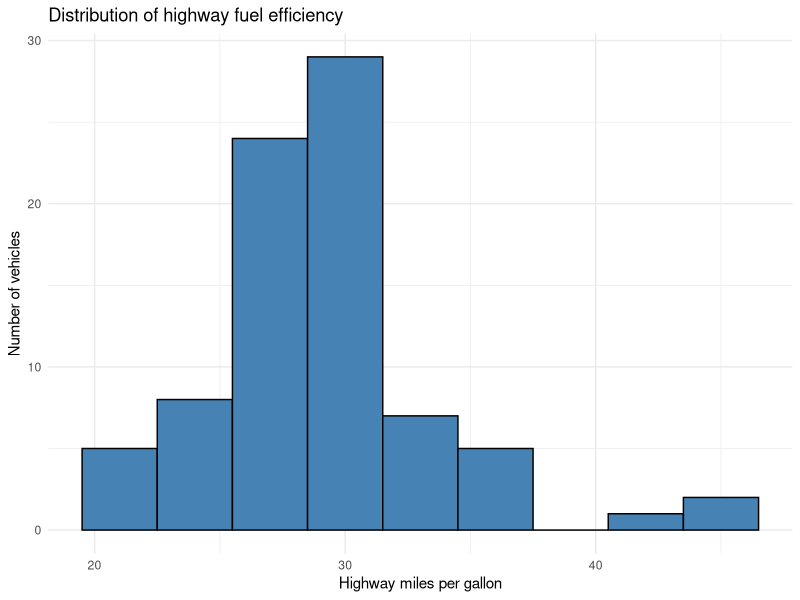
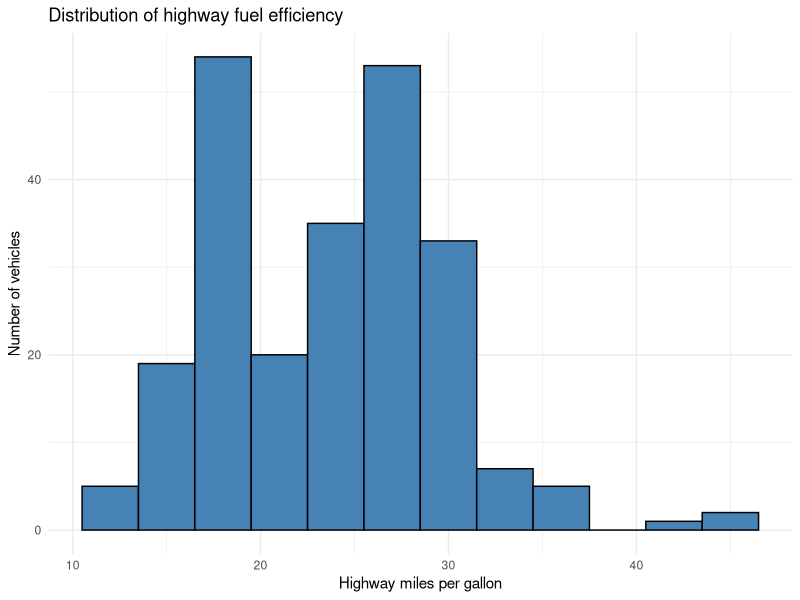
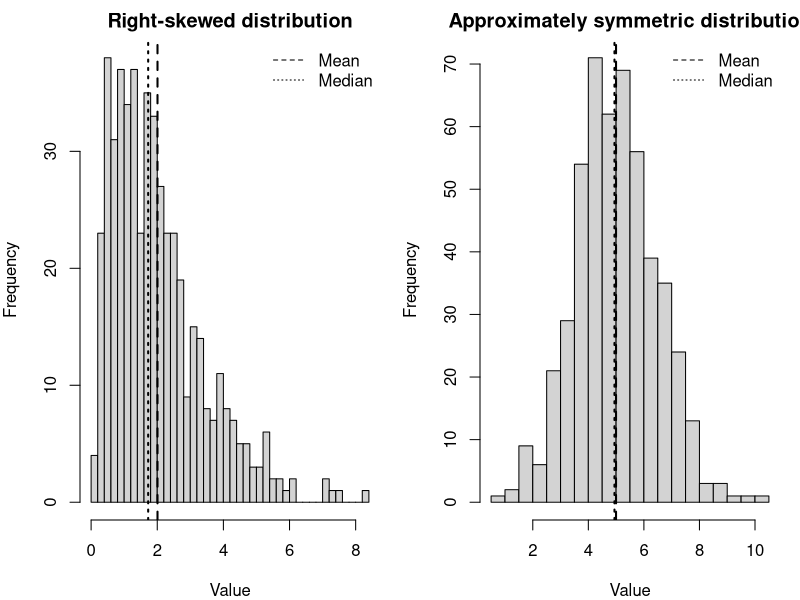
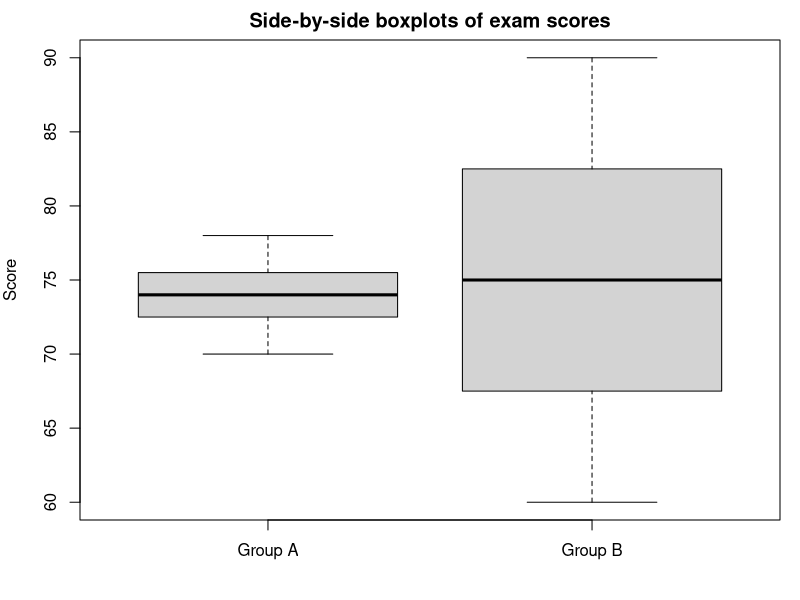

The R script that drew these images, in order:
## ---- chunk 1
#| echo: false
x <- c(93, 96, 42, 155, 94)
cat(t(x), sep=", ")
## ---- chunk 2
#| echo: false
x <- c(93, 96, 42, 155, 94, 500)
cat(x, sep=", ")
## ---- chunk 3
#| echo: false
x <- c(93, 96, 42, 155, 94, 500)
cat(sort(x), sep = ", ")
## ---- chunk 4
#| echo: false
data(mtcars)

mpg_vals <- mtcars$mpg[1:11]
cat(sort(mpg_vals), sep = ", ")
## ---- chunk 5
#| echo: false
cat(median(mpg_vals))
## ---- chunk 6
#| echo: false
set.seed(2035)
visits <- rpois(30, lambda = 3)

cat(sort(visits), sep = ", ")
## ---- chunk 7
#| echo: false
temp = table(visits) 

# Convert to a data frame
count_df <- as.data.frame(temp)

# Set column names to "Value" and "Count"
colnames(count_df) <- c("Value", "Count")

# View the result
print(count_df, row.names = F)

## ---- chunk 8
#| echo: false
library(ggplot2)

hwy_vals <- mpg$hwy
## ---- chunk 9
#| echo: false
mpg[mpg$cyl==4,] |> 
ggplot(aes(x = hwy)) +
  geom_histogram(binwidth = 3, color = "black", fill = "steelblue") +
  labs(
    x = "Highway miles per gallon",
    y = "Number of vehicles",
    title = "Distribution of highway fuel efficiency"
  ) +
  theme_minimal()
## ---- chunk 10
#| echo: false
mpg |> 
ggplot(aes(x = hwy)) +
  geom_histogram(binwidth = 3, color = "black", fill = "steelblue") +
  labs(
    x = "Highway miles per gallon",
    y = "Number of vehicles",
    title = "Distribution of highway fuel efficiency"
  ) +
  theme_minimal()
## ---- chunk 11
#| echo: false
#| message: false
#| warning: false
set.seed(2401)

# Generate skewed and symmetric data
n <- 500
right_skewed <- rgamma(n, shape = 2, rate = 1)    # right skew
symmetric    <- rnorm(n, mean = 5, sd = 1.5)       # approximately symmetric

# Calculate means and medians
means   <- c(mean(right_skewed), mean(symmetric))
medians <- c(median(right_skewed), median(symmetric))

# Plot histograms with mean and median marked
op <- par(mfrow = c(1, 2), mar = c(4, 4, 2, 1))
hist(right_skewed, breaks = 30, col = "lightgray",
     xlab = "Value", main = "Right-skewed distribution")
abline(v = means[1],   lwd = 2, lty = 2)  # mean
abline(v = medians[1], lwd = 2, lty = 3)  # median
legend("topright", legend = c("Mean", "Median"), lty = c(2, 3), bty = "n")

hist(symmetric, breaks = 30, col = "lightgray",
     xlab = "Value", main = "Approximately symmetric distribution")
abline(v = means[2],   lwd = 2, lty = 2)  # mean
abline(v = medians[2], lwd = 2, lty = 3)  # median
legend("topright", legend = c("Mean", "Median"), lty = c(2, 3), bty = "n")
par(op)
## ---- chunk 12
set.seed(1004)
x=sample(1:100, 15)
cat(x, sep=", ")
## ---- chunk 13
cat(sort(x), sep=", ")
## ---- chunk 14
#| echo: false
data(mtcars)
mpg_vals <- mtcars$mpg
cat(sort(mpg_vals), sep = ", ")
## ---- chunk 15
#| echo: false
#| message: false
#| warning: false
# Exam score examples
group_a <- c(70, 72, 73, 74, 75, 76, 78)
group_b <- c(60, 65, 70, 75, 80, 85, 90)

stats <- function(x) {
  c(
    mean   = mean(x),
    range  = diff(range(x)),
    IQR    = IQR(x),
    sd     = sd(x)
  )
}

stats_a <- stats(group_a)
stats_b <- stats(group_b)

knitr::kable(rbind(GroupA = group_a, GroupB = group_b), caption = "Exam scores for the two groups")

## ---- chunk 16
#| echo: false
#| message: false
#| warning: false

knitr::kable(rbind(Group_A = stats_a, Group_B = stats_b), digits = 2, caption = "Comparing measures of spread for two groups")
## ---- chunk 17
#| echo: false
data(mtcars)
mpg_vals <- mtcars$mpg
cat(sort(mpg_vals), sep = ", ")

## ---- chunk 18
#| echo: false
#| message: false
#| warning: false
group_a <- c(70, 72, 73, 74, 75, 76, 78)
group_b <- c(60, 65, 70, 75, 80, 85, 90)

# Compute five-number summaries using fivenum
fn_a <- fivenum(group_a)
fn_b <- fivenum(group_b)

# Create a data frame for display
five_num <- data.frame(
Statistic = c("Min", "Q1", "Median", "Q3", "Max"),
Group_A = fn_a,
Group_B = fn_b
)

knitr::kable(five_num, digits = 1, caption = "Five-number summaries for Groups A and B")

# Draw boxplots
op <- par(mfrow = c(1, 1), mar = c(4, 4, 2, 1))
boxplot(group_a, group_b, names = c("Group A", "Group B"),
      main = "Side-by-side boxplots of exam scores", ylab = "Score")
par(op)
## ---- chunk 19
#| echo: false
#| message: false
#| warning: false
library(dplyr)

# Sample data
incomes    <- c(25, 28, 30, 32, 35, 40, 45, 50, 120)          # thousands of dollars
test_scores <- c(70, 72, 73, 75, 76, 77, 78, 80, 82)
likert     <- factor(c("Strongly disagree", "Disagree", "Disagree", "Neutral", "Neutral", "Neutral", "Agree", "Agree", "Strongly agree"), levels = c("Strongly disagree", "Disagree", "Neutral", "Agree", "Strongly agree"), ordered = TRUE)
likert2     <- c("Strongly disagree", "Disagree", "Disagree", "Neutral", "Neutral", "Neutral", "Agree", "Agree", "Strongly agree")

knitr::kable(rbind(Incomes = incomes, Test_scores = test_scores, Likert_ratings=likert2))



## ---- chunk 20
#| echo: false
#| message: false
#| warning: false
library(dplyr)

# Sample data
incomes    <- c(25, 28, 30, 32, 35, 40, 45, 50, 120)          # thousands of dollars
test_scores <- c(70, 72, 73, 75, 76, 77, 78, 80, 82)
likert     <- factor(c(1, 2, 2, 3, 3, 3, 4, 4, 5), levels = 1:5, ordered = TRUE)

# Function to compute summaries
mode_value <- function(x) {
ux <- unique(x)
ux[which.max(tabulate(match(x, ux)))]
}

summaries <- tibble(
Dataset = c("Incomes", "Test Scores", "Likert Ratings"),
Mean    = c(mean(incomes), mean(test_scores), NA),
Median  = c(median(incomes), median(test_scores), NA),
IQR     = c(IQR(incomes), IQR(test_scores), NA),
SD      = c(sd(incomes), sd(test_scores), NA),
Mode    = c(mode_value(incomes), mode_value(test_scores), "Neutral")
)

knitr::kable(summaries, digits = 2, caption = "Summary statistics for different data types")
